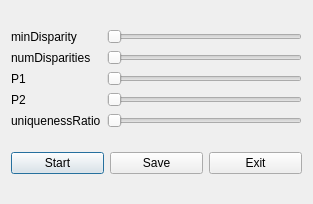
<?xml version="1.0" encoding="UTF-8"?>
<ui version="4.0">
 <class>DialogSemiGlobalBlockMatchingCuda</class>
 <widget class="QDialog" name="DialogSemiGlobalBlockMatchingCuda">
  <property name="geometry">
   <rect>
    <x>0</x>
    <y>0</y>
    <width>313</width>
    <height>204</height>
   </rect>
  </property>
  <property name="windowTitle">
   <string>Dialog</string>
  </property>
  <layout class="QGridLayout" name="gridLayout_2">
   <item row="1" column="0">
    <widget class="QPushButton" name="pushButton">
     <property name="text">
      <string>Start</string>
     </property>
    </widget>
   </item>
   <item row="1" column="1">
    <widget class="QPushButton" name="pushButton_2">
     <property name="text">
      <string>Save</string>
     </property>
    </widget>
   </item>
   <item row="1" column="2">
    <widget class="QPushButton" name="pushButton_3">
     <property name="text">
      <string>Exit</string>
     </property>
    </widget>
   </item>
   <item row="0" column="0" colspan="3">
    <layout class="QGridLayout" name="gridLayout">
     <item row="0" column="0">
      <widget class="QLabel" name="label">
       <property name="text">
        <string>minDisparity</string>
       </property>
      </widget>
     </item>
     <item row="0" column="1">
      <widget class="QSlider" name="horizontalSlider">
       <property name="orientation">
        <enum>Qt::Horizontal</enum>
       </property>
      </widget>
     </item>
     <item row="1" column="0">
      <widget class="QLabel" name="label_2">
       <property name="text">
        <string>numDisparities</string>
       </property>
      </widget>
     </item>
     <item row="1" column="1">
      <widget class="QSlider" name="horizontalSlider_2">
       <property name="orientation">
        <enum>Qt::Horizontal</enum>
       </property>
      </widget>
     </item>
     <item row="2" column="0">
      <widget class="QLabel" name="label_3">
       <property name="text">
        <string>P1</string>
       </property>
      </widget>
     </item>
     <item row="2" column="1">
      <widget class="QSlider" name="horizontalSlider_3">
       <property name="orientation">
        <enum>Qt::Horizontal</enum>
       </property>
      </widget>
     </item>
     <item row="3" column="0">
      <widget class="QLabel" name="label_4">
       <property name="text">
        <string>P2</string>
       </property>
      </widget>
     </item>
     <item row="3" column="1">
      <widget class="QSlider" name="horizontalSlider_4">
       <property name="orientation">
        <enum>Qt::Horizontal</enum>
       </property>
      </widget>
     </item>
     <item row="4" column="0">
      <widget class="QLabel" name="label_5">
       <property name="text">
        <string>uniquenessRatio</string>
       </property>
      </widget>
     </item>
     <item row="4" column="1">
      <widget class="QSlider" name="horizontalSlider_5">
       <property name="orientation">
        <enum>Qt::Horizontal</enum>
       </property>
      </widget>
     </item>
    </layout>
   </item>
  </layout>
 </widget>
 <resources/>
 <connections/>
</ui>
